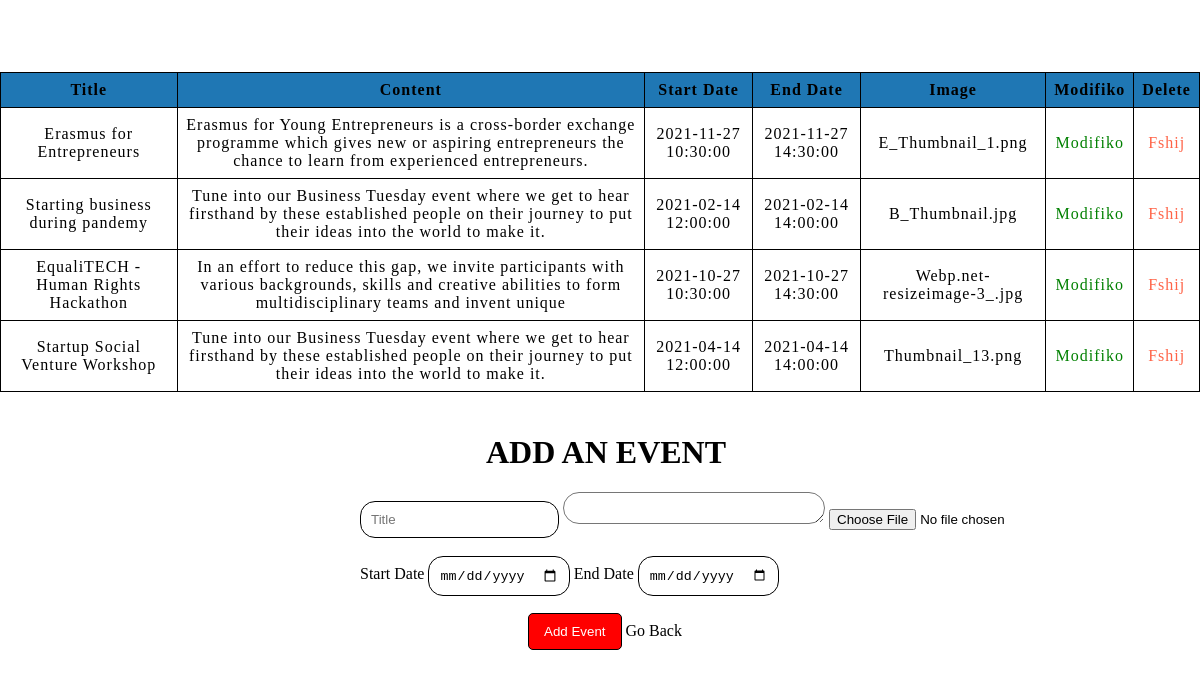
/admin/events.php (signed in), run on the app's committed database.
### tables this page shows
CREATE TABLE `events` (
  `eventiid` int(11) NOT NULL,
  `event_title` varchar(255) NOT NULL,
  `event_content` text DEFAULT NULL,
  `event_date` datetime DEFAULT NULL,
  `event_image` varchar(255) DEFAULT NULL,
  `event_end_date` datetime DEFAULT NULL
);

### admin/businessLogicAdmin/dbConfig.php (called while the page is built, shortened)
<?php
class DatabasePDOConfiguration
{
    private $connection;
    private $host = "localhost";
    private $username = "root";
    private $dbName = "braindemydb";
    private $password = "";
    protected function getConnection()
    {
        return $this->connection;
    }
    private function createConnection()
    {
        $this->connection = new PDO("mysql:host=$this->host;dbname=$this->dbName", $this->username, $this->password);
        $this->connection->setAttribute(PDO::ATTR_ERRMODE, PDO::ERRMODE_EXCEPTION);
    }
}

### admin/businessLogicAdmin/eventMapper.php (called while the page is built, shortened)
<?php
require_once "dbConfig.php";
class eventMapper extends DatabasePDOConfiguration
{
    private $conn;
    public function __construct()
    {
        $this->conn = $this->getConnection();
    }
    public function getAllEvents()
    {
        $this->query = "select * from events";
        $statement = $this->conn->prepare($this->query);
        $statement->execute();
        $result = $statement->fetchAll(PDO::FETCH_ASSOC);
        return $result;
    }
}

### admin/events.php (the view, shortened to what this page needs)
<!DOCTYPE html>
<html lang="en">
<head>
    <link rel="stylesheet" href="../Styles/adminindex.css">
</head>
<body>
        <?php
            include_once 'businessLogicAdmin/eventMapper.php';
            $showusers = new eventMapper();
            $userat = $showusers->getAllEvents();
        ?>
    <br><br>
    <div>
    <table id="tbl" class="table table-border">
        <thead>
            <tr>
                <th> Title </th>
                <th> Content </th>
                <th> Start Date </th>
                <th> End Date </th>
                <th> Image </th>
                <th> Modifiko </th>
                <th> Delete </th>
            </tr>
        </thead>
    <tbody>
            <?php foreach ($userat as $roww){ ?>
            <tr>
                <td><?php echo $roww['event_title'] ?></td>
                <td><?php echo $roww['event_content'] ?></td>
                <td><?php echo $roww['event_date'] ?></td>
                <td><?php echo $roww['event_end_date'] ?></td>
                <td><?php echo $roww['event_image'] ?></td>
                <td><a href="editEvent.php?id=<?php echo $roww['eventiid'];?>" style="text-decoration: none; color: green">Modifiko</a></td>
                <td><a href="businessLogicAdmin/deleteEvent.php?id=<?php echo $roww['eventiid'];?>" style="text-decoration: none; color: tomato">Fshij</a></td>
            </tr>
            <?php }?>
        </tbody>
            </table>
        <div class="AddForm" id="AddForm">
				<form name="signUpForm" action="businessLogicAdmin/insertEvent.php" method="POST" class="signUpForm" enctype="multipart/form-data">
			        <h1>ADD AN EVENT</h1>
					<input type="text" name="Title" id="Email" placeholder="Title" onblur=""/>
					<textarea type="text" name="Content" id="content" placeholder="Content" onblur=""> </textarea>
                    <input type="file" name="uploadfile" class="form-control"><br> <br>
                    <label> Start Date </label>
                    <input type="date" name="start_date" id="Email" placeholder="Title" onblur=""/>
                    <label> End Date </label>
					<input type="date" name="end_date" id="Email" placeholder="Title" onblur=""/>
                    <button name="AddButton" id="SignUpButton" onclick="">Add Event</button>
                    <a href="index.php" class="Back" style="text-decoration: none; color: black"> Go Back </a>
		        </form>
        </div>
</body>
</html>

### Styles/adminindex.css (style rules this page uses)
html body { margin:0; overflow-x: hidden; }
#tbl { color: black; margin-top:3%; padding: 30px 50px; letter-spacing: 1px; border-radius: 5px; width: 100%; text-align: center; border-collapse: collapse; }
.AddForm .signUpForm { margin-left:30%; justify-content: center; align-items: center; }
.signUpForm h1 { margin-left:15%; margin-top:5%; }
.signUpForm #Email { border: 1px solid black; border-radius: 15px; padding: 10px 10px; }
.signUpForm #SignUpButton { border: 1px solid black; border-radius: 5px; margin-left:20%; margin-top:2%; padding: 10px 15px; background-color: red; }
#tbl th { border: 1px solid black; background-color: #1f77b4; padding: 8px; }
#tbl td { border: 1px solid black; background-color: white; padding: 8px; }
#SignUpButton { margin-left: 5%; background: red; padding: 10px 30px; color: white; border-radius: 20px; border: 1.5px solid black; }
.signUpForm #content { width: 250px; height:20px; padding: 5px 5px; border-radius: 20px; }

### data on the page
events: event_title "Erasmus for Entrepreneurs", event_content "Erasmus for Young Entrepreneurs is a cross-border exchange programme which gives new or aspiring entrepreneurs the chance to learn from experienced entrepreneurs.", event_date "2021-11-27 10:30:00", event_end_date "2021-11-27 14:30:00", event_image "E_Thumbnail_1.png"
events: event_title "Starting business during pandemy", event_content "Tune into our Business Tuesday event where we get to hear firsthand by these established people on their journey to put their ideas into the world to make it.", event_date "2021-02-14 12:00:00", event_end_date "2021-02-14 14:00:00", event_image "B_Thumbnail.jpg"
events: event_title "EqualiTECH - Human Rights Hackathon", event_content "In an effort to reduce this gap, we invite participants with various backgrounds, skills and creative abilities to form multidisciplinary teams and invent unique", event_date "2021-10-27 10:30:00", event_end_date "2021-10-27 14:30:00", event_image "Webp.net-resizeimage-3_.jpg"
events: event_title "Startup Social Venture Workshop", event_content "Tune into our Business Tuesday event where we get to hear firsthand by these established people on their journey to put their ideas into the world to make it.", event_date "2021-04-14 12:00:00", event_end_date "2021-04-14 14:00:00", event_image "Thumbnail_13.png"
